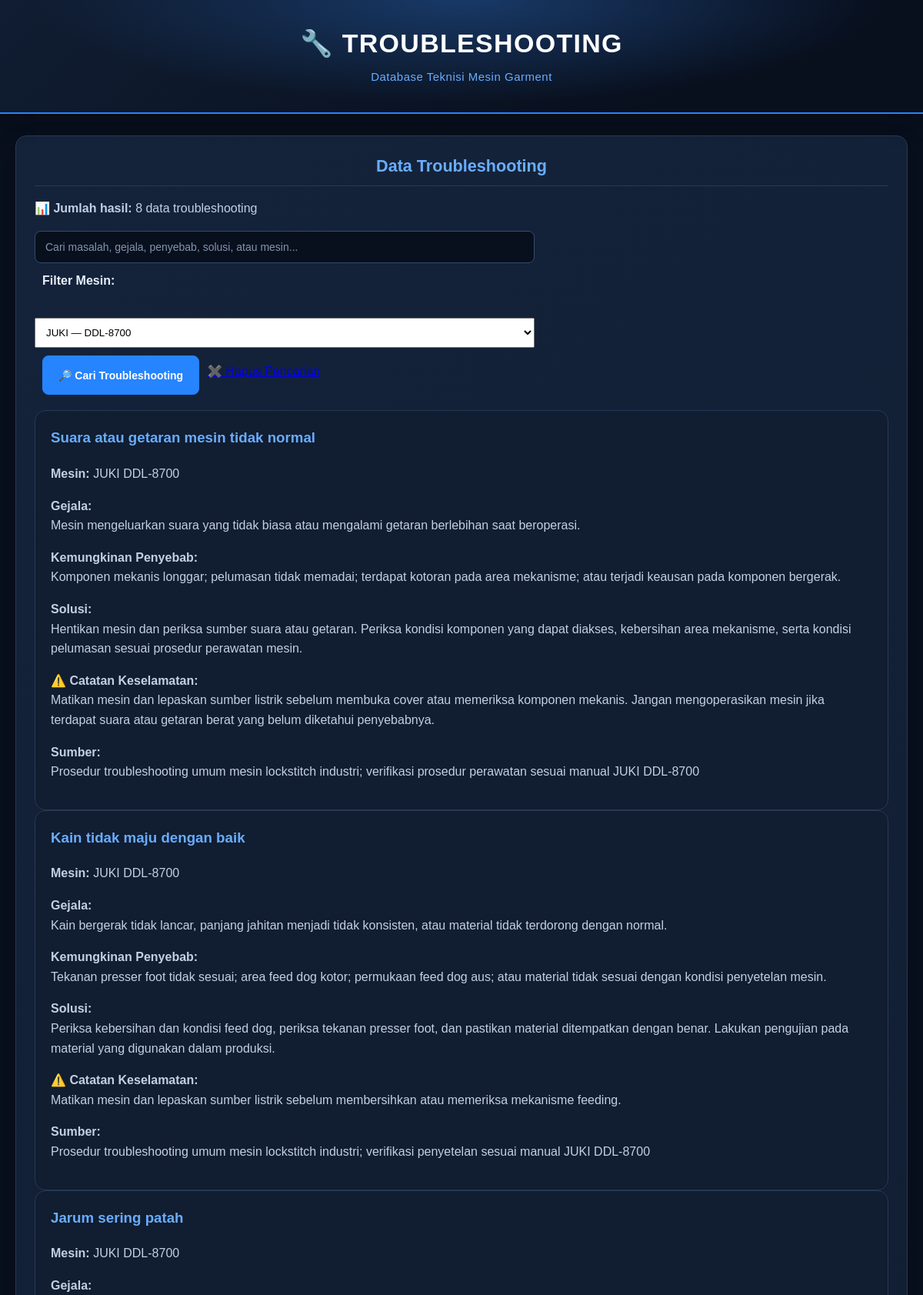
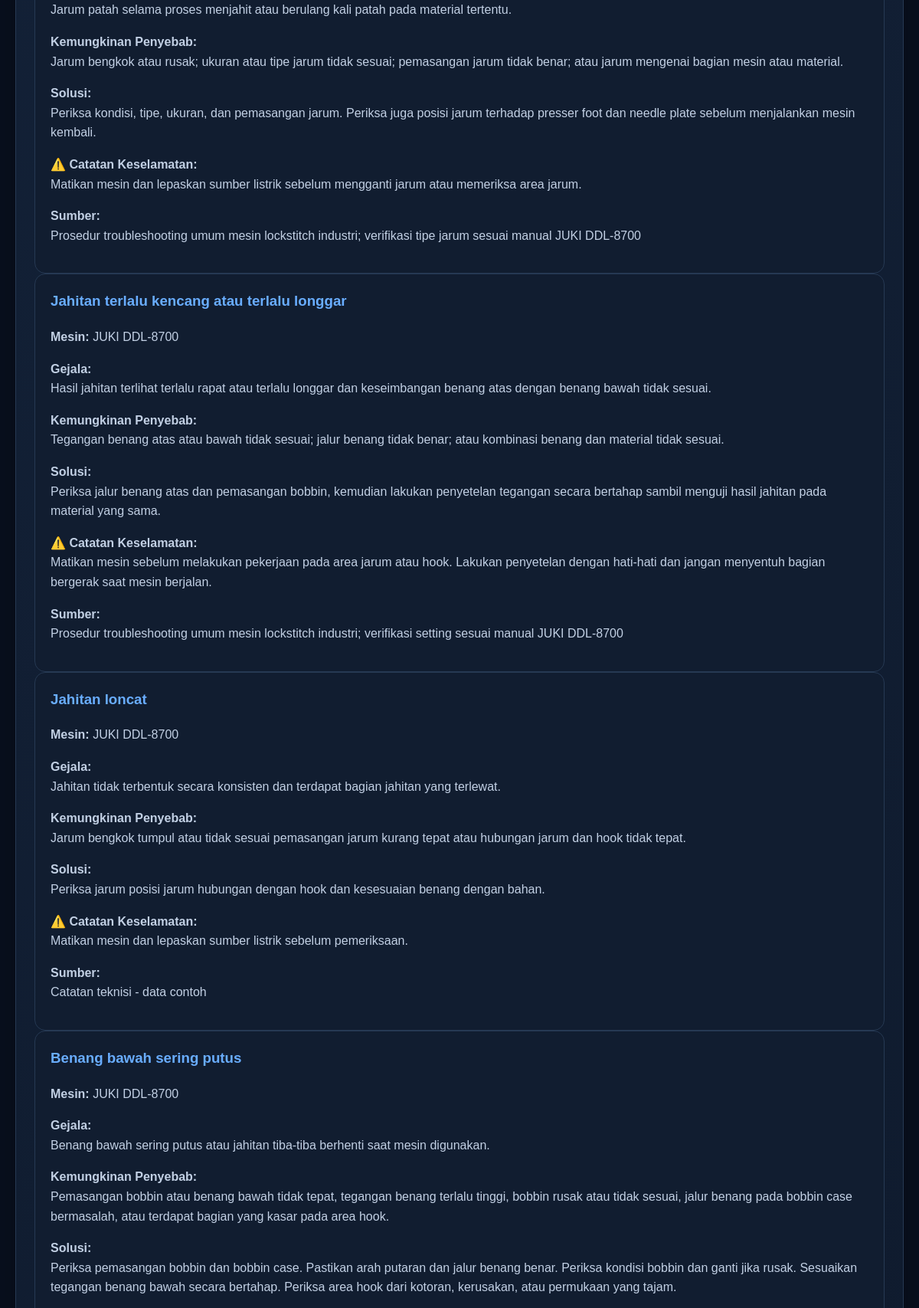
/troubleshooting?machine_id=3 (upper part), run on the app's committed database (2 pictures, top to bottom).
### tables this page shows
CREATE TABLE troubleshooting (
    id INTEGER PRIMARY KEY AUTOINCREMENT,
    machine_id INTEGER,
    problem TEXT NOT NULL,
    symptoms TEXT,
    possible_cause TEXT,
    solution TEXT,
    safety_notes TEXT,
    source TEXT,
    FOREIGN KEY (machine_id) REFERENCES machines(id)
);

CREATE TABLE brands (
    id INTEGER PRIMARY KEY AUTOINCREMENT,
    name TEXT NOT NULL UNIQUE,
    country TEXT,
    official_website TEXT,
    notes TEXT
);

CREATE TABLE machines (
    id INTEGER PRIMARY KEY AUTOINCREMENT,
    brand_id INTEGER NOT NULL,
    machine_type_id INTEGER,
    model TEXT NOT NULL,
    function TEXT,
    description TEXT,
    notes TEXT,
    FOREIGN KEY (brand_id) REFERENCES brands(id),
    FOREIGN KEY (machine_type_id) REFERENCES machine_types(id),
    UNIQUE (brand_id, model)
);

### app.py (the view, shortened to what this page needs)
@app.route("/troubleshooting")
def troubleshooting():
    conn = get_db()
    search = request.args.get("search", "").strip()
    machine_id = request.args.get("machine_id", "").strip()
    machines = conn.execute(
        """
        SELECT
            machines.id,
            machines.model,
            brands.name AS brand_name
        FROM machines
        LEFT JOIN brands
            ON machines.brand_id = brands.id
        ORDER BY brands.name, machines.model
        """
    ).fetchall()
    query = """
        SELECT
            troubleshooting.*,
            machines.model AS machine_model,
            brands.name AS brand_name
        FROM troubleshooting
        LEFT JOIN machines
            ON troubleshooting.machine_id = machines.id
        LEFT JOIN brands
            ON machines.brand_id = brands.id
    """
    params = []
    if machine_id:
        try:
            machine_id_int = int(machine_id)
            query += " WHERE troubleshooting.machine_id = ?"
            params.append(machine_id_int)
        except ValueError:
            machine_id = ""
    query += " ORDER BY troubleshooting.id DESC"
    troubleshooting_data = conn.execute(
        query,
        params
    ).fetchall()
    conn.close()
    return render_template(
        "troubleshooting.html",
        troubleshooting_data=troubleshooting_data,
        search=search,
        machine_id=machine_id,
        machines=machines
    )

### app.py (called while the page is built)
def get_db():
    conn = sqlite3.connect(DATABASE)
    conn.row_factory = sqlite3.Row
    return conn

### templates/troubleshooting.html (shortened to what this page needs)
<!DOCTYPE html>
<html lang="id">
<head>
    <link rel="stylesheet"
          href="{{ url_for('static', filename='style.css') }}">
</head>
<body>
<header>
    <h1>🔧 TROUBLESHOOTING</h1>
    <p>Database Teknisi Mesin Garment</p>
</header>
<main>
    <section class="welcome">
        <h2>Data Troubleshooting</h2>
        <p><strong>📊 Jumlah hasil:</strong> {{ troubleshooting_data|length }} data troubleshooting</p>
<form method="GET" action="/troubleshooting" style="margin-bottom: 20px;">
            <input
                type="text"
                name="search"
                value="{{ search or '' }}"
                placeholder="Cari masalah, gejala, penyebab, solusi, atau mesin..."
                style="width: 100%; box-sizing: border-box;"
            >
            <br><br>
            <label for="machine_id">
                <strong>Filter Mesin:</strong>
            </label>
            <select
                id="machine_id"
                name="machine_id"
                style="width: 100%; box-sizing: border-box; padding: 10px;"
            >
                {% for machine in machines %}
                <option
                    value="{{ machine['id'] }}"
                    {% if machine_id == machine['id']|string %}selected{% endif %}
                >
                    {{ machine['brand_name'] }} — {{ machine['model'] }}
                </option>
                {% endfor %}
            </select>
            <br><br>
            <button type="submit" class="add-button">
                🔎 Cari Troubleshooting
            </button>
            {% if search or machine_id %}
            <a href="/troubleshooting" class="back-button">
                ✖️ Hapus Pencarian
            </a>
            {% endif %}
        </form>
        {% if troubleshooting_data %}
            {% for item in troubleshooting_data %}
            <div class="machine-card">
                <h3>
                    {{ item['problem'] }}
                </h3>
                {% if item['brand_name'] or item['machine_model'] %}
                <p>
                    <strong>Mesin:</strong>
                    {{ item['brand_name'] or '' }}
                    {{ item['machine_model'] or '' }}
                </p>
                {% endif %}
                {% if item['symptoms'] %}
                <p>
                    <strong>Gejala:</strong><br>
                    {{ item['symptoms'] }}
                </p>
                {% endif %}
                {% if item['possible_cause'] %}
                <p>
                    <strong>Kemungkinan Penyebab:</strong><br>
                    {{ item['possible_cause'] }}
                </p>
                {% endif %}
                {% if item['solution'] %}
                <p>
                    <strong>Solusi:</strong><br>
                    {{ item['solution'] }}
                </p>
                {% endif %}
                {% if item['safety_notes'] %}
                <p>
                    <strong>⚠️ Catatan Keselamatan:</strong><br>
                    {{ item['safety_notes'] }}
                </p>
                {% endif %}
                {% if item['source'] %}
                <p>
                    <strong>Sumber:</strong><br>
                    {{ item['source'] }}
                </p>
                {% endif %}
            </div>
            {% endfor %}
        {% else %}
            <p>
                Belum ada data troubleshooting.
            </p>
        {% endif %}
        <br>
    </section>
</main>
</body>
</html>

### data on the page
troubleshooting: problem "Suara atau getaran mesin tidak normal", name "JUKI", model "DDL-8700", symptoms "Mesin mengeluarkan suara yang tidak biasa atau mengalami getaran berlebihan saat beroperasi.", possible_cause "Komponen mekanis longgar; pelumasan tidak memadai; terdapat kotoran pada area mekanisme; atau terjadi keausan pada komponen bergerak.", solution "Hentikan mesin dan periksa sumber suara atau getaran. Periksa kondisi komponen yang dapat diakses, kebersihan area mekanisme, serta kondisi pelumasan sesuai prosedur perawatan mesin.", safety_notes "Matikan mesin dan lepaskan sumber listrik sebelum membuka cover atau memeriksa komponen mekanis. Jangan mengoperasikan mesin jika terdapat suara atau getaran berat yang belum diketahui penyebabnya.", source "Prosedur troubleshooting umum mesin lockstitch industri; verifikasi prosedur perawatan sesuai manual JUKI DDL-8700"
troubleshooting: problem "Kain tidak maju dengan baik", name "JUKI", model "DDL-8700", symptoms "Kain bergerak tidak lancar, panjang jahitan menjadi tidak konsisten, atau material tidak terdorong dengan normal.", possible_cause "Tekanan presser foot tidak sesuai; area feed dog kotor; permukaan feed dog aus; atau material tidak sesuai dengan kondisi penyetelan mesin.", solution "Periksa kebersihan dan kondisi feed dog, periksa tekanan presser foot, dan pastikan material ditempatkan dengan benar. Lakukan pengujian pada material yang digunakan dalam produksi.", safety_notes "Matikan mesin dan lepaskan sumber listrik sebelum membersihkan atau memeriksa mekanisme feeding.", source "Prosedur troubleshooting umum mesin lockstitch industri; verifikasi penyetelan sesuai manual JUKI DDL-8700"
troubleshooting: problem "Jarum sering patah", name "JUKI", model "DDL-8700", symptoms "Jarum patah selama proses menjahit atau berulang kali patah pada material tertentu.", possible_cause "Jarum bengkok atau rusak; ukuran atau tipe jarum tidak sesuai; pemasangan jarum tidak benar; atau jarum mengenai bagian mesin atau material.", solution "Periksa kondisi, tipe, ukuran, dan pemasangan jarum. Periksa juga posisi jarum terhadap presser foot dan needle plate sebelum menjalankan mesin kembali.", safety_notes "Matikan mesin dan lepaskan sumber listrik sebelum mengganti jarum atau memeriksa area jarum.", source "Prosedur troubleshooting umum mesin lockstitch industri; verifikasi tipe jarum sesuai manual JUKI DDL-8700"
troubleshooting: problem "Jahitan terlalu kencang atau terlalu longgar", name "JUKI", model "DDL-8700", symptoms "Hasil jahitan terlihat terlalu rapat atau terlalu longgar dan keseimbangan benang atas dengan benang bawah tidak sesuai.", possible_cause "Tegangan benang atas atau bawah tidak sesuai; jalur benang tidak benar; atau kombinasi benang dan material tidak sesuai.", solution "Periksa jalur benang atas dan pemasangan bobbin, kemudian lakukan penyetelan tegangan secara bertahap sambil menguji hasil jahitan pada material yang sama.", safety_notes "Matikan mesin sebelum melakukan pekerjaan pada area jarum atau hook. Lakukan penyetelan dengan hati-hati dan jangan menyentuh bagian bergerak saat mesin berjalan.", source "Prosedur troubleshooting umum mesin lockstitch industri; verifikasi setting sesuai manual JUKI DDL-8700"
troubleshooting: problem "Jahitan loncat", name "JUKI", model "DDL-8700", symptoms "Jahitan tidak terbentuk secara konsisten dan terdapat bagian jahitan yang terlewat.", possible_cause "Jarum bengkok tumpul atau tidak sesuai pemasangan jarum kurang tepat atau hubungan jarum dan hook tidak tepat.", solution "Periksa jarum posisi jarum hubungan dengan hook dan kesesuaian benang dengan bahan.", safety_notes "Matikan mesin dan lepaskan sumber listrik sebelum pemeriksaan.", source "Catatan teknisi - data contoh"
troubleshooting: problem "Benang bawah sering putus", name "JUKI", model "DDL-8700", symptoms "Benang bawah sering putus atau jahitan tiba-tiba berhenti saat mesin digunakan.", possible_cause "Pemasangan bobbin atau benang bawah tidak tepat, tegangan benang terlalu tinggi, bobbin rusak atau tidak sesuai, jalur benang pada bobbin case bermasalah, atau terdapat bagian yang kasar pada area hook.", solution "Periksa pemasangan bobbin dan bobbin case. Pastikan arah putaran dan jalur benang benar. Periksa kondisi bobbin dan ganti jika rusak. Sesuaikan tegangan benang bawah secara bertahap. Periksa area hook dari kotoran, kerusakan, atau permukaan yang tajam."

### other printed values
{{ troubleshooting_data|length }} "8"
form field machine_id "JUKI — DDL-8700"
